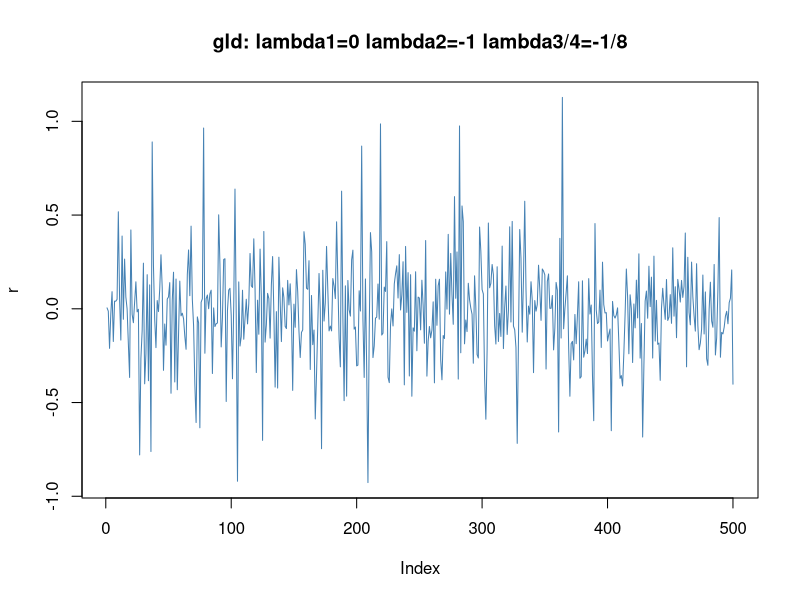
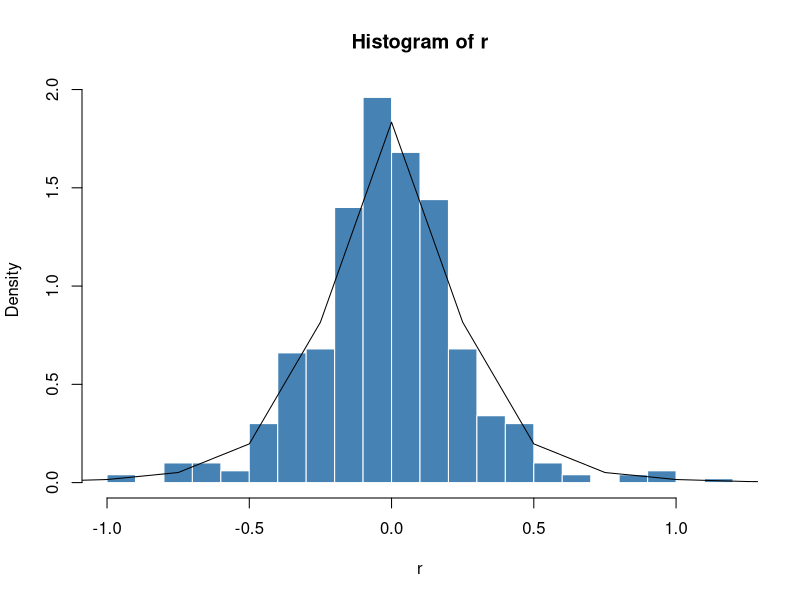
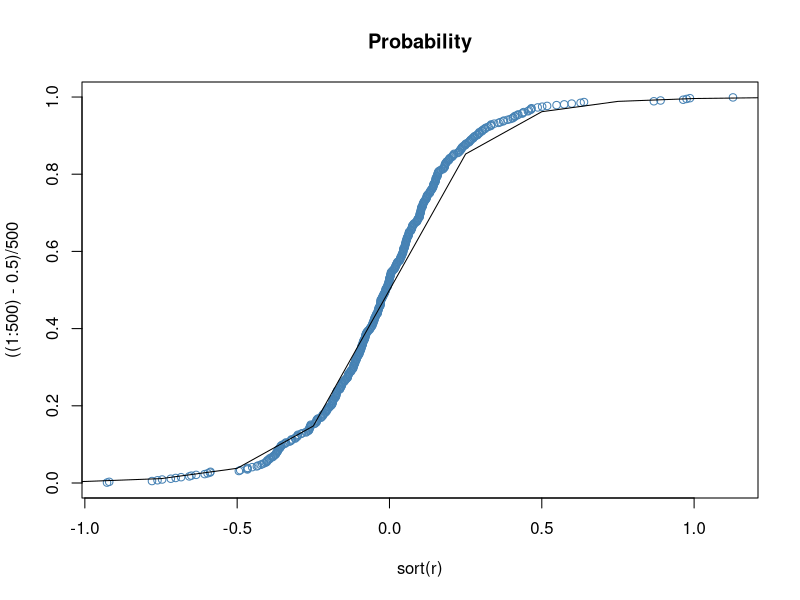

R code for these plots, in order:
library(fBasics)


### Name: gld
### Title: Generalized Lambda Distribution
### Aliases: gld dgld pgld qgld rgld
### Keywords: distribution

### ** Examples
   
## rgld -
   set.seed(1953)
   r = rgld(500, 
     lambda1=0, lambda2=-1, lambda3=-1/8, lambda4=-1/8)
   plot(r, type = "l", col = "steelblue",
     main = "gld: lambda1=0 lambda2=-1 lambda3/4=-1/8")
 
## dgld - 
   # Plot empirical density and compare with true density:
   hist(r, n = 25, probability = TRUE, border = "white", 
     col = "steelblue")
   x = seq(-5, 5, 0.25)
   lines(x, dgld(x, 
     lambda1=0, lambda2=-1, lambda3=-1/8, lambda4=-1/8))
 
## pgld -  
   # Plot df and compare with true df:
   plot(sort(r), ((1:500)-0.5)/500, main = "Probability", 
     col = "steelblue")
   lines(x, pgld(x, 
     lambda1=0, lambda2=-1, lambda3=-1/8, lambda4=-1/8))
   
## qgld -
   # Compute Quantiles:
   qgld(pgld(seq(-5, 5, 1), 
     lambda1=0, lambda2=-1, lambda3=-1/8, lambda4=-1/8), 
     lambda1=0, lambda2=-1, lambda3=-1/8, lambda4=-1/8) 
